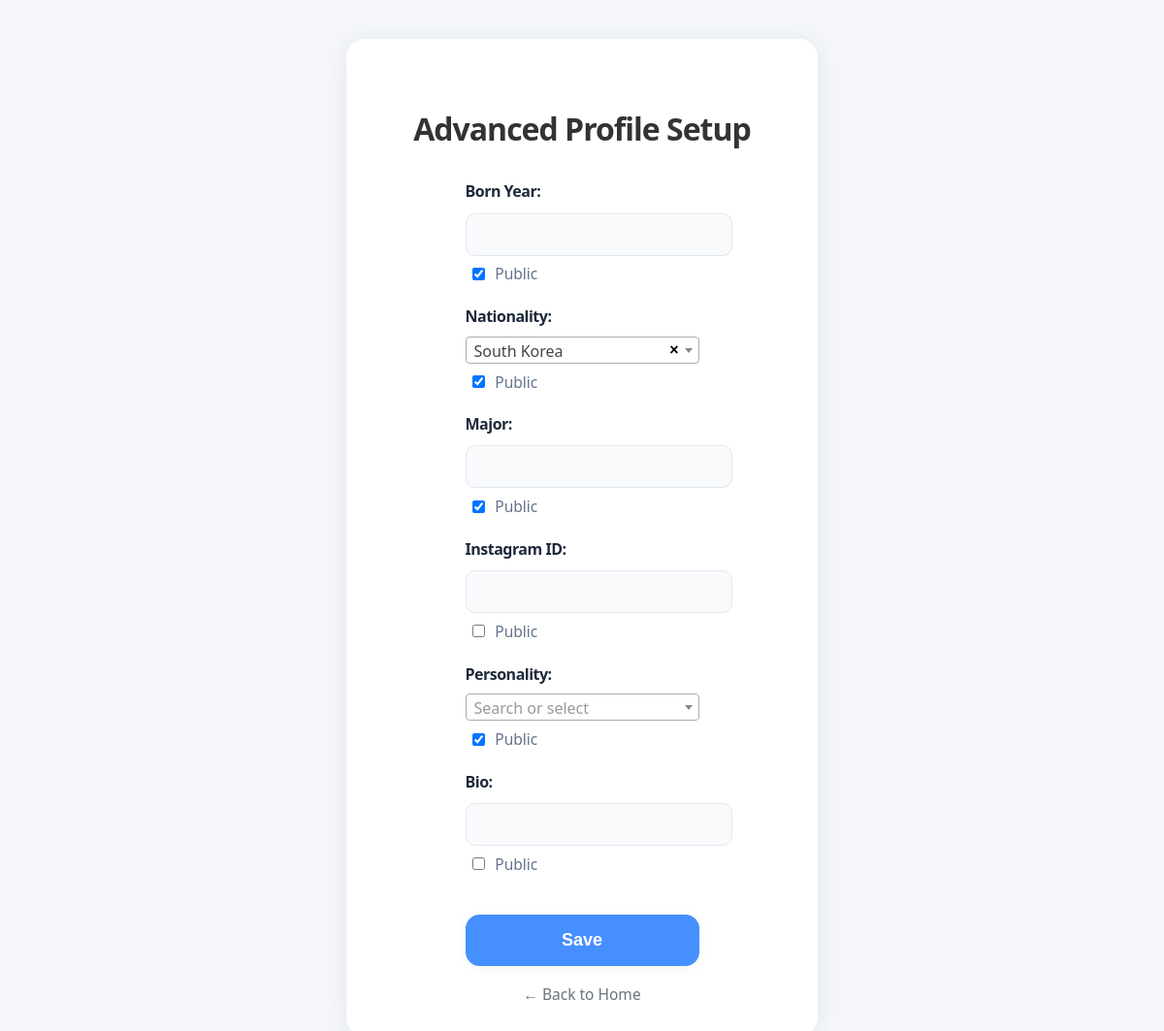
Page /accounts/advanced-profile/ (signed in) on the earlier database version.
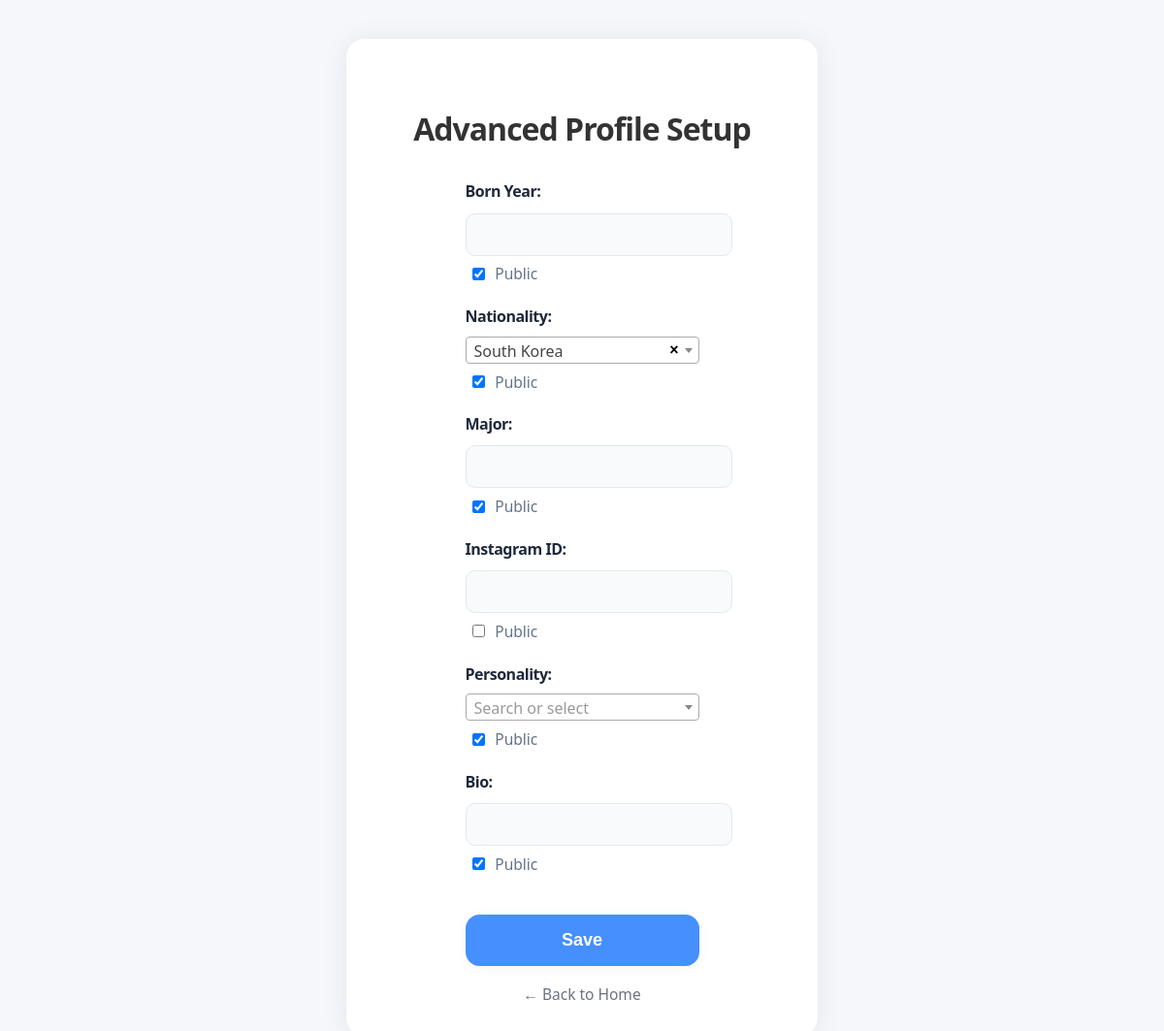
Same page on the later database version.
### accounts/models.py (models this page shows, shortened)
class UserProfile(models.Model):
    user = models.OneToOneField(User, on_delete=models.CASCADE)
    nickname = models.CharField(
        max_length=30,
        blank=False,
        verbose_name='Nickname'
    )
    GENDER_CHOICES = [
        ('M', 'Male'),
        ('F', 'Female'),
    ]
    gender = models.CharField(
        max_length=1,
        choices=GENDER_CHOICES,
        verbose_name='Gender'
    )
    NATIVE_LANGUAGE_CHOICES = [
        ('ab', 'Abkhaz'), ('aa', 'Afar'), ('af', 'Afrikaans'), ('ak', 'Akan'),
        ('sq', 'Albanian'), ('am', 'Amharic'), ('ar', 'Arabic'), ('an', 'Aragonese'),
        ('hy', 'Armenian'), ('as', 'Assamese'), ('av', 'Avaric'), ('ae', 'Avestan'),
        ('ay', 'Aymara'), ('az', 'Azerbaijani'), ('bm', 'Bambara'), ('ba', 'Bashkir'),
        ('eu', 'Basque'), ('be', 'Belarusian'), ('bn', 'Bengali'), ('bh', 'Bihari'),
        ('bi', 'Bislama'), ('bs', 'Bosnian'), ('br', 'Breton'), ('bg', 'Bulgarian'),
        ('my', 'Burmese'), ('ca', 'Catalan; Valencian'), ('ch', 'Chamorro'),
        ('ce', 'Chechen'), ('ny', 'Chichewa; Chewa; Nyanja'), ('zh', 'Chinese'),
        ('cv', 'Chuvash'), ('kw', 'Cornish'), ('co', 'Corsican'), ('cr', 'Cree'),
        ('hr', 'Croatian'), ('cs', 'Czech'), ('da', 'Danish'),
        ('dv', 'Divehi; Dhivehi; Maldivian;'), ('nl', 'Dutch'), ('dz', 'Dzongkha'),
        ('en', 'English'), ('eo', 'Esperanto'), ('et', 'Estonian'), ('ee', 'Ewe'),
        ('fo', 'Faroese'), ('fj', 'Fijian'), ('fi', 'Finnish'), ('fr', 'French'),
        ('ff', 'Fula; Fulah; Pulaar; Pular'), ('gl', 'Galician'), ('ka', 'Georgian'),
        ('de', 'German'), ('el', 'Greek, Modern'), ('gn', 'Guaraní'), ('gu', 'Gujarati'),
        ('ht', 'Haitian; Haitian Creole'), ('ha', 'Hausa'), ('he', 'Hebrew (modern)'),
        ('hz', 'Herero'), ('hi', 'Hindi'), ('ho', 'Hiri Motu'), ('hu', 'Hungarian'),
        ('ia', 'Interlingua'), ('id', 'Indonesian'), ('ie', 'Interlingue'), ('ga', 'Irish'),
        ('ig', 'Igbo'), ('ik', 'Inupiaq'), ('io', 'Ido'), ('is', 'Icelandic'),
        ('it', 'Italian'), ('iu', 'Inuktitut'), ('ja', 'Japanese'), ('jv', 'Javanese'),
        ('kl', 'Kalaallisut, Greenlandic'), ('kn', 'Kannada'), ('kr', 'Kanuri'),
        ('ks', 'Kashmiri'), ('kk', 'Kazakh'), ('km', 'Khmer'), ('ki', 'Kikuyu, Gikuyu'),
        ('rw', 'Kinyarwanda'), ('ky', 'Kirghiz, Kyrgyz'), ('kv', 'Komi'), ('kg', 'Kongo'),
        ('ko', 'Korean'), ('ku', 'Kurdish'), ('kj', 'Kwanyama, Kuanyama'), ('la', 'Latin'),
        ('lb', 'Luxembourgish, Letzeburgesch'), ('lg', 'Luganda'),
        ('li', 'Limburgish, Limburgan, Limburger'), ('ln', 'Lingala'), ('lo', 'Lao'),
        ('lt', 'Lithuanian'), ('lu', 'Luba-Katanga'), ('lv', 'Latvian'), ('gv', 'Manx'),
        ('mk', 'Macedonian'), ('mg', 'Malagasy'), ('ms', 'Malay'), ('ml', 'Malayalam'),
        ('mt', 'Maltese'), ('mi', 'Māori'), ('mr', 'Marathi (Marāṭhī)'),
        ('mh', 'Marshallese'), ('mn', 'Mongolian'), ('na', 'Nauru'), ('nv', 'Navajo, Navaho'),
        ('nb', 'Norwegian Bokmål'), ('nd', 'North Ndebele'), ('ne', 'Nepali'), ('ng', 'Ndonga'),
        ('nn', 'Norwegian Nynorsk'), ('no', 'Norwegian'), ('ii', 'Nuosu'), ('nr', 'South Ndebele'),
        ('oc', 'Occitan'), ('oj', 'Ojibwe, Ojibwa'),
        ('cu', 'Old Church Slavonic, Church Slavonic, Old Bulgarian'), ('om', 'Oromo'),
        ('or', 'Oriya'), ('os', 'Ossetian, Ossetic'), ('pa', 'Panjabi, Punjabi'),
        ('pi', 'Pāli'), ('fa', 'Persian'), ('pl', 'Polish'), ('ps', 'Pashto, Pushto'),
        ('pt', 'Portuguese'), ('qu', 'Quechua'), ('rm', 'Romansh'), ('rn', 'Kirundi'),
        ('ro', 'Romanian, Moldavian, Moldovan'), ('ru', 'Russian'),
        ('sa', 'Sanskrit (Saṁskṛta)'), ('sc', 'Sardinian'), ('sd', 'Sindhi'),
        ('se', 'Northern Sami'), ('sm', 'Samoan'), ('sg', 'Sango'), ('sr', 'Serbian'),
        ('gd', 'Scottish Gaelic; Gaelic'), ('sn', 'Shona'), ('si', 'Sinhala, Sinhalese'),
        ('sk', 'Slovak'), ('sl', 'Slovene'), ('so', 'Somali'), ('st', 'Southern Sotho'),
        ('es', 'Spanish; Castilian'), ('su', 'Sundanese'), ('sw', 'Swahili'), ('ss', 'Swati'),
        ('sv', 'Swedish'), ('ta', 'Tamil'), ('te', 'Telugu'), ('tg', 'Tajik'), ('th', 'Thai'),
        ('ti', 'Tigrinya'), ('bo', 'Tibetan Standard, Tibetan, Central'), ('tk', 'Turkmen'),
        ('tl', 'Tagalog'), ('tn', 'Tswana'), ('to', 'Tonga (Tonga Islands)'),
        ('tr', 'Turkish'), ('ts', 'Tsonga'), ('tt', 'Tatar'), ('tw', 'Twi'), ('ty', 'Tahitian'),
        ('ug', 'Uighur, Uyghur'), ('uk', 'Ukrainian'), ('ur', 'Urdu'), ('uz', 'Uzbek'),
        ('ve', 'Venda'), ('vi', 'Vietnamese'), ('vo', 'Volapük'), ('wa', 'Walloon'),
        ('cy', 'Welsh'), ('wo', 'Wolof'), ('fy', 'Western Frisian'), ('xh', 'Xhosa'),
        ('yi', 'Yiddish'), ('yo', 'Yoruba'), ('za', 'Zhuang, Chuang'), ('zu', 'Zulu'),
    ]
    native_language = models.CharField(
        max_length=20,
        choices=NATIVE_LANGUAGE_CHOICES,
        verbose_name='Native Language'
    )
    NATIONALITY_CHOICES = [
    ('AF', 'Afghanistan'), ('AL', 'Albania'), ('DZ', 'Algeria'), ('AS', 'American Samoa'),
    ('AD', 'Andorra'), ('AO', 'Angola'), ('AR', 'Argentina'), ('AM', 'Armenia'),
    ('AU', 'Australia'), ('AT', 'Austria'), ('AZ', 'Azerbaijan'), ('BS', 'Bahamas'),
    ('BH', 'Bahrain'), ('BD', 'Bangladesh'), ('BY', 'Belarus'), ('BE', 'Belgium'),
    ('BZ', 'Belize'), ('BJ', 'Benin'), ('BT', 'Bhutan'), ('BO', 'Bolivia'),
    ('BA', 'Bosnia and Herzegovina'), ('BW', 'Botswana'), ('BR', 'Brazil'),
    ('BN', 'Brunei'), ('BG', 'Bulgaria'), ('BF', 'Burkina Faso'), ('BI', 'Burundi'),
    ('KH', 'Cambodia'), ('CM', 'Cameroon'), ('CA', 'Canada'), ('CV', 'Cape Verde'),
    ('CF', 'Central African Republic'), ('TD', 'Chad'), ('CL', 'Chile'), ('CN', 'China'),
    ('CO', 'Colombia'), ('KM', 'Comoros'), ('CG', 'Congo'), ('CD', 'Congo (DRC)'),
    ('CR', 'Costa Rica'), ('HR', 'Croatia'), ('CU', 'Cuba'), ('CY', 'Cyprus'),
    ('CZ', 'Czech Republic'), ('DK', 'Denmark'), ('DJ', 'Djibouti'), ('DM', 'Dominica'),
    ('DO', 'Dominican Republic'), ('EC', 'Ecuador'), ('EG', 'Egypt'), ('SV', 'El Salvador'),
    ('GQ', 'Equatorial Guinea'), ('ER', 'Eritrea'), ('EE', 'Estonia'), ('ET', 'Ethiopia'),
    ('FJ', 'Fiji'), ('FI', 'Finland'), ('FR', 'France'), ('GA', 'Gabon'),
    ('GM', 'Gambia'), ('GE', 'Georgia'), ('DE', 'Germany'), ('GH', 'Ghana'),
    ('GR', 'Greece'), ('GD', 'Grenada'), ('GT', 'Guatemala'), ('GN', 'Guinea'),
    ('GW', 'Guinea-Bissau'), ('GY', 'Guyana'), ('HT', 'Haiti'), ('HN', 'Honduras'),
    ('HU', 'Hungary'), ('IS', 'Iceland'), ('IN', 'India'), ('ID', 'Indonesia'),
    ('IR', 'Iran'), ('IQ', 'Iraq'), ('IE', 'Ireland'), ('IL', 'Israel'), ('IT', 'Italy'),
    ('JM', 'Jamaica'), ('JP', 'Japan'), ('JO', 'Jordan'), ('KZ', 'Kazakhstan'),
    ('KE', 'Kenya'), ('KI', 'Kiribati'), ('KP', 'North Korea'), ('KR', 'South Korea'),
    ('KW', 'Kuwait'), ('KG', 'Kyrgyzstan'), ('LA', 'Laos'), ('LV', 'Latvia'),
    ('LB', 'Lebanon'), ('LS', 'Lesotho'), ('LR', 'Liberia'), ('LY', 'Libya'),
    ('LI', 'Liechtenstein'), ('LT', 'Lithuania'), ('LU', 'Luxembourg'), ('MG', 'Madagascar'),
    ('MW', 'Malawi'), ('MY', 'Malaysia'), ('MV', 'Maldives'), ('ML', 'Mali'),
    ('MT', 'Malta'), ('MH', 'Marshall Islands'), ('MR', 'Mauritania'), ('MU', 'Mauritius'),
    ('MX', 'Mexico'), ('FM', 'Micronesia'), ('MD', 'Moldova'), ('MC', 'Monaco'),
    ('MN', 'Mongolia'), ('ME', 'Montenegro'), ('MA', 'Morocco'), ('MZ', 'Mozambique'),
    ('MM', 'Myanmar'), ('NA', 'Namibia'), ('NR', 'Nauru'), ('NP', 'Nepal'), ('NL', 'Netherlands'),
    ('NZ', 'New Zealand'), ('NI', 'Nicaragua'), ('NE', 'Niger'), ('NG', 'Nigeria'),
    ('NO', 'Norway'), ('OM', 'Oman'), ('PK', 'Pakistan'), ('PW', 'Palau'), ('PS', 'Palestine'),
    ('PA', 'Panama'), ('PG', 'Papua New Guinea'), ('PY', 'Paraguay'), ('PE', 'Peru'),
    ('PH', 'Philippines'), ('PL', 'Poland'), ('PT', 'Portugal'), ('QA', 'Qatar'),
    ('RO', 'Romania'), ('RU', 'Russia'), ('RW', 'Rwanda'), ('KN', 'Saint Kitts and Nevis'),
    ('LC', 'Saint Lucia'), ('VC', 'Saint Vincent and the Grenadines'), ('WS', 'Samoa'),
    ('SM', 'San Marino'), ('ST', 'Sao Tome and Principe'), ('SA', 'Saudi Arabia'),
    ('SN', 'Senegal'), ('RS', 'Serbia'), ('SC', 'Seychelles'), ('SL', 'Sierra Leone'),
    ('SG', 'Singapore'), ('SK', 'Slovakia'), ('SI', 'Slovenia'), ('SB', 'Solomon Islands'),
    ('SO', 'Somalia'), ('ZA', 'South Africa'), ('ES', 'Spain'), ('LK', 'Sri Lanka'),
    ('SD', 'Sudan'), ('SR', 'Suriname'), ('SZ', 'Swaziland'), ('SE', 'Sweden'),
    ('CH', 'Switzerland'), ('SY', 'Syria'), ('TW', 'Taiwan'), ('TJ', 'Tajikistan'),
    ('TZ', 'Tanzania'), ('TH', 'Thailand'), ('TL', 'Timor-Leste'), ('TG', 'Togo'),
    ('TO', 'Tonga'), ('TT', 'Trinidad and Tobago'), ('TN', 'Tunisia'), ('TR', 'Turkey'),
    ('TM', 'Turkmenistan'), ('TV', 'Tuvalu'), ('UG', 'Uganda'), ('UA', 'Ukraine'),
    ('AE', 'United Arab Emirates'), ('GB', 'United Kingdom'), ('US', 'United States'),
    ('UY', 'Uruguay'), ('UZ', 'Uzbekistan'), ('VU', 'Vanuatu'), ('VE', 'Venezuela'),
    ('VN', 'Vietnam'), ('YE', 'Yemen'), ('ZM', 'Zambia'), ('ZW', 'Zimbabwe'),
    ]
    nationality = models.CharField(
        max_length=50,
        choices=NATIONALITY_CHOICES,
        blank=True,
        verbose_name='Nationality'
    )
    born_year = models.PositiveIntegerField(
        null=True, blank=True,
        verbose_name='Born Year'
    )
    show_born_year = models.BooleanField(
        default=False,
        verbose_name='Show Born Year'
    )
    nationality = models.CharField(
        max_length=50,
        blank=True,
        verbose_name='Nationality'
    )
    show_nationality = models.BooleanField(
        default=False,
        verbose_name='Show Nationality'
    )
    favorite_categories = models.ManyToManyField(
        'Category',         # 또는 Category 모델이 같은 파일에 있으면 그냥 Category
        blank=True,
        verbose_name='관심 카테고리'
    )
    major = models.CharField(
        max_length=100,
        blank=True,
        verbose_name='Major'
    )
    show_major = models.BooleanField(
        default=False,
        verbose_name='Show Major'
    )
    instagram_id = models.CharField(
        max_length=100,
        blank=True,
        verbose_name='Instagram ID'
    )
    show_instagram = models.BooleanField(
        default=False,
        verbose_name='Show Instagram ID'
    )
    MBTI_CHOICES = [
        ('INTJ','INTJ'),('INTP','INTP'),('ENTJ','ENTJ'),('ENTP','ENTP'),
        ('INFJ','INFJ'),('INFP','INFP'),('ENFJ','ENFJ'),('ENFP','ENFP'),
        ('ISTJ','ISTJ'),('ISFJ','ISFJ'),('ESTJ','ESTJ'),('ESFJ','ESFJ'),
        ('ISTP','ISTP'),('ISFP','ISFP'),('ESTP','ESTP'),('ESFP','ESFP'),
    ]
    personality = models.CharField(
        max_length=4,
        choices=MBTI_CHOICES,
        blank=True,
        verbose_name='Personality'
    )
    show_personality = models.BooleanField(
        default=False,
        verbose_name='Show Personality'
    )
    bio = models.CharField(
        max_length=200,
        blank=True,
        verbose_name='Bio'
    )
    show_bio = models.BooleanField(
        default=False,
        verbose_name='Show Bio'
    )
    interests = models.ManyToManyField(
        Interest,
        blank=True,
        related_name='profiles',
        verbose_name='User-selected Interests'
    )
    selected_topics = models.ManyToManyField(
        Topic,
        blank=True,
        related_name='selected_by',
        verbose_name='User-selected Topics'
    )

### accounts/views.py (the view)
# urls.py: path('advanced-profile/', views.advanced_profile_setup_view, name='profile_advanced'),
@login_required
def advanced_profile_setup_view(request):
    profile = get_object_or_404(UserProfile, user=request.user)
    if request.method == 'POST':
        adv_form = AdvancedProfileForm(request.POST, instance=profile)
        if adv_form.is_valid():
            adv_form.save()
            return redirect('profile')
    else:
        adv_form = AdvancedProfileForm(instance=profile)
    return render(request, 'profile_advanced_setup.html', {
        'form': adv_form,
        'title': 'Advanced Profile Setup',
    })

### accounts/forms.py
class AdvancedProfileForm(forms.ModelForm):
    nationality = forms.ChoiceField(
        label="Nationality",
        choices=UserProfile.NATIONALITY_CHOICES,   # <- models.py에 NATIONALITY_CHOICES가 정의되어야 함
        required=False,
        widget=forms.Select(attrs={'class': 'select2'})
    )
    class Meta:
        model = UserProfile
        fields = [
            'born_year', 'show_born_year',
            'nationality', 'show_nationality',
            'major', 'show_major',
            'instagram_id', 'show_instagram',
            'personality', 'show_personality',
            'bio', 'show_bio',
        ]
        widgets = {
            'nationality': forms.Select(attrs={'class': 'form-select'}),
        }

### accounts/templates/profile_advanced_setup.html (shortened to what this page needs)
{% load static %}
<!DOCTYPE html>
<html lang="en">
<head>
  <link rel="stylesheet" href="{% static 'css/profile_advanced.css' %}">
  <link href="https://cdn.jsdelivr.net/npm/select2@4.1.0/dist/css/select2.min.css" rel="stylesheet" />
</head>
<body>
  <div class="container">
    <div class="profile-card">
      <h2 class="profile-title">{{ title|default:"Advanced Profile Setup" }}</h2>
      <form method="post">
        <div class="form-row">
          {{ form.born_year.label_tag }}
          {{ form.born_year }}
          <span class="form-check">{{ form.show_born_year }} Public</span>
        </div>
        <div class="form-row">
          {{ form.nationality.label_tag }}
          <span class="form-check">{{ form.show_nationality }} Public</span>
        </div>
        <div class="form-row">
          {{ form.major.label_tag }}
          {{ form.major }}
          <span class="form-check">{{ form.show_major }} Public</span>
        </div>
        <div class="form-row">
          {{ form.instagram_id.label_tag }}
          {{ form.instagram_id }}
          <span class="form-check">{{ form.show_instagram }} Public</span>
        </div>
        <div class="form-row">
          {{ form.personality.label_tag }}
          <span class="form-check">{{ form.show_personality }} Public</span>
        </div>
        <div class="form-row">
          {{ form.bio.label_tag }}
          {{ form.bio }}
          <span class="form-check">{{ form.show_bio }} Public</span>
        </div>
        <button type="submit" class="btn-login">Save</button>
      </form>
      <div class="profile-link">
        <a href="{% url 'home' %}">← Back to Home</a>
      </div>
    </div>
  </div>
</body>
</html>

Differences in the rows shown:
changed UserProfile: show_bio "☐" → "☑"
